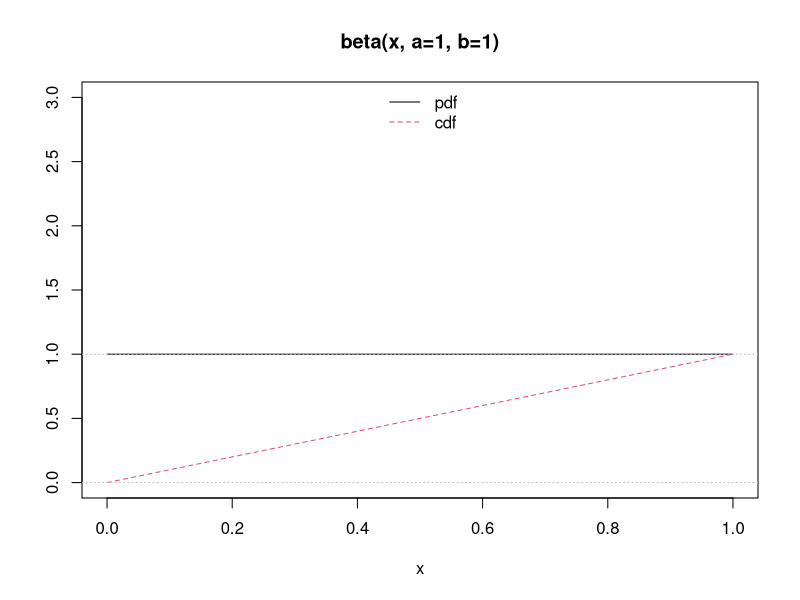
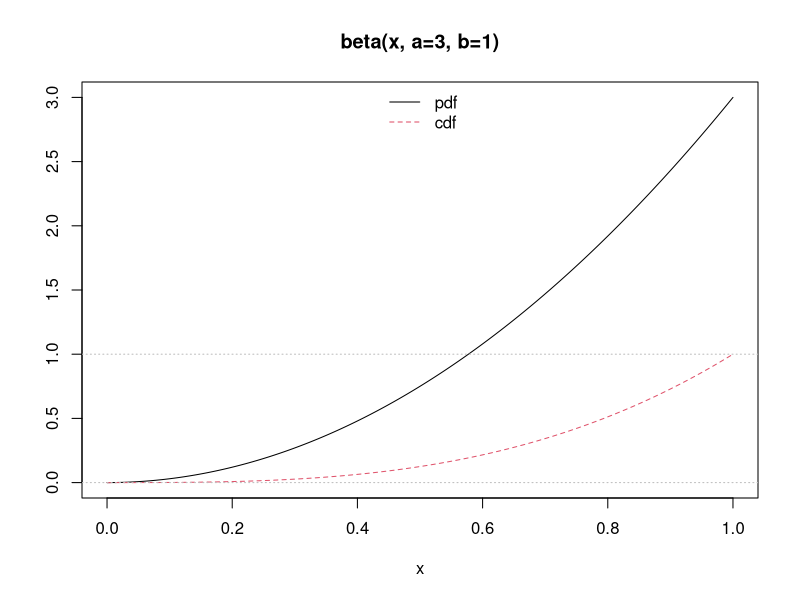
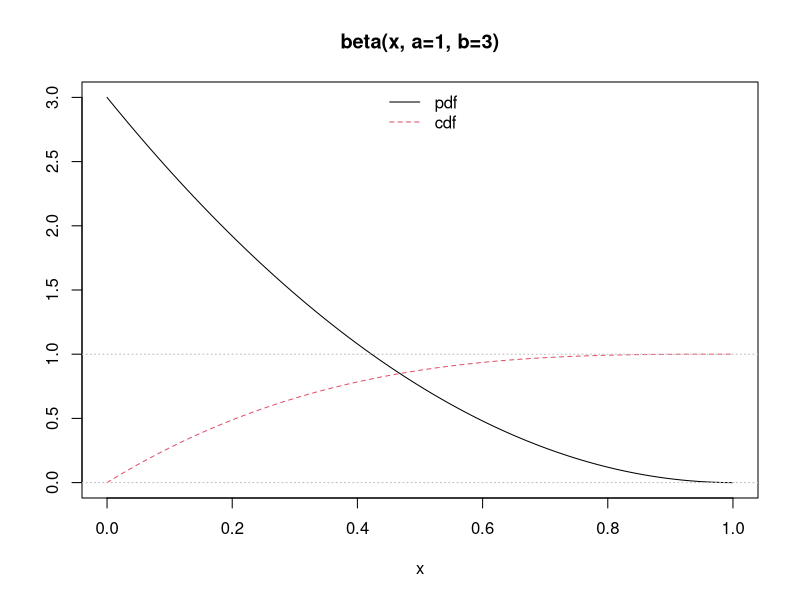
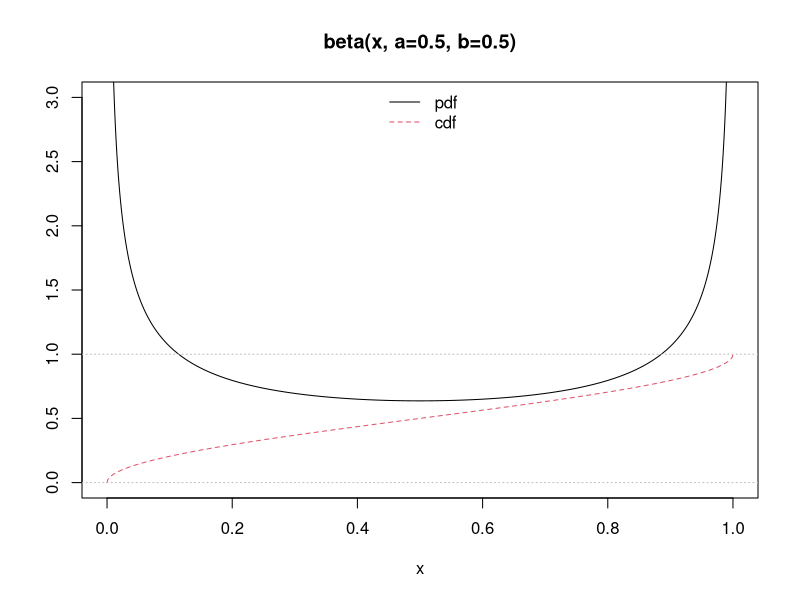
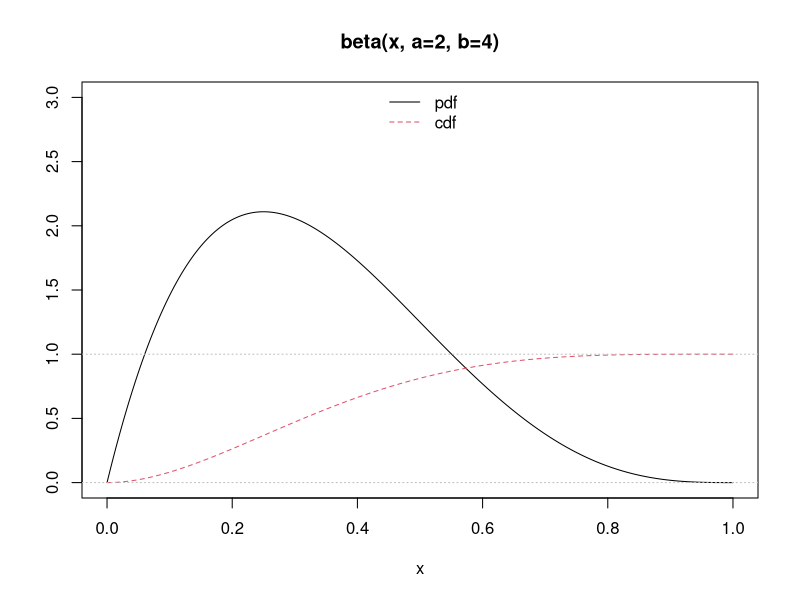
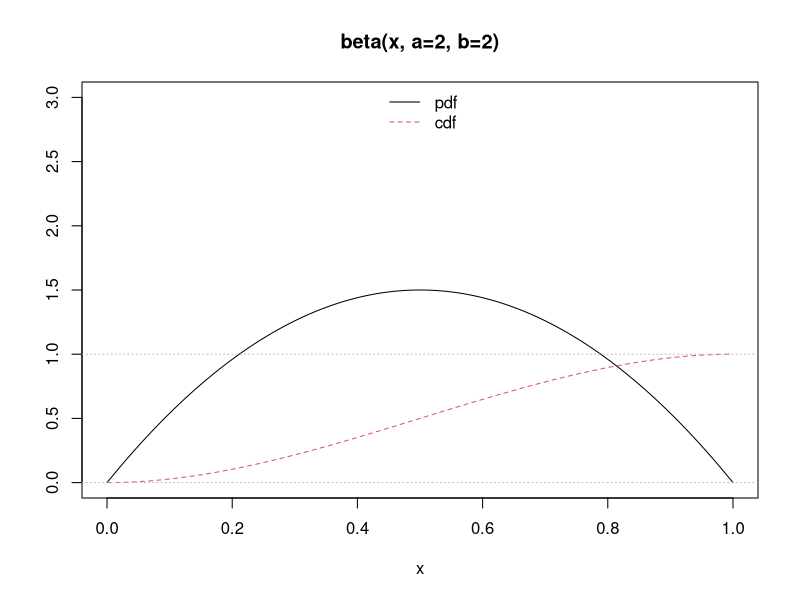
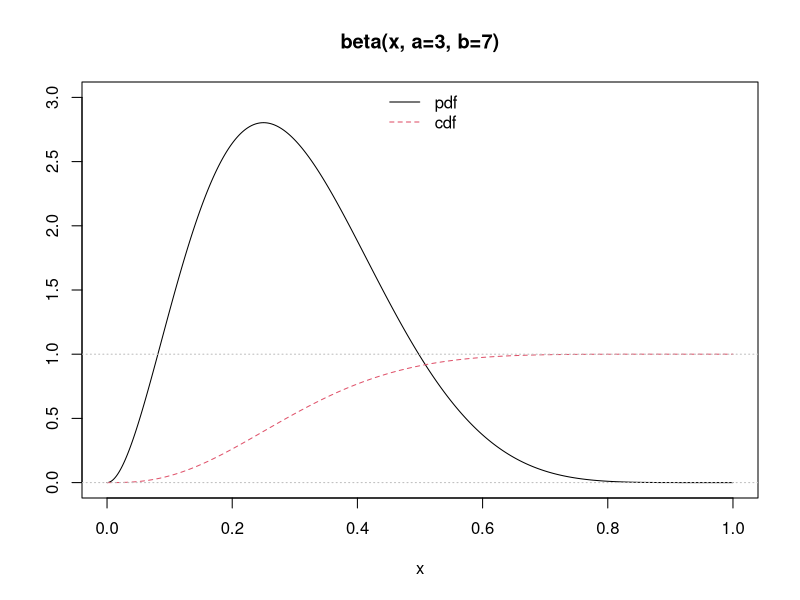
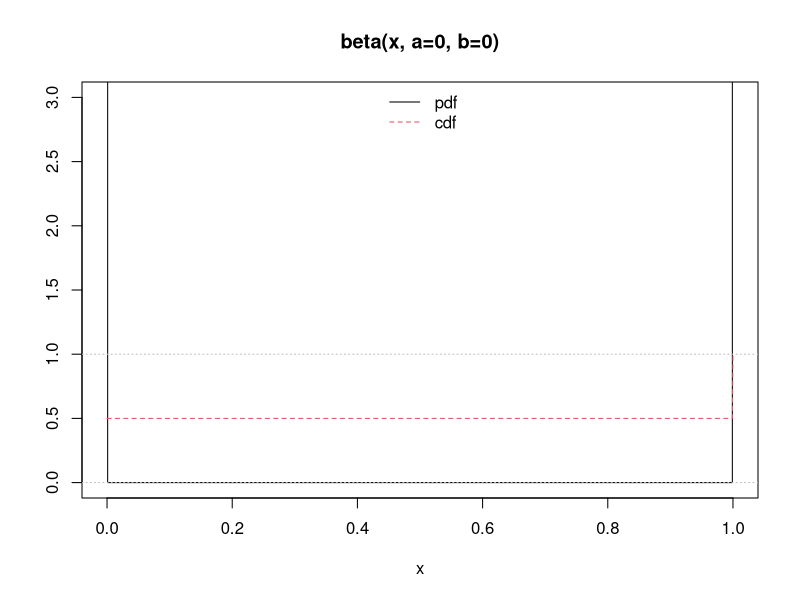

Here is the R script that generated these plots, in order:
#########################################################
## Bayesian Statistics: introduction
## Instructor: Jason Guo
## Quant III Lab 10
#########################################################

################################
# Simulate beta distribution ###
################################
library(foreign)
library(ggplot2)
library(gridExtra)

setwd("~/Dropbox/Quant3_TA/TA/w10")

x <- seq(0, 1, length = 21)
dbeta(x, 1, 1)
pbeta(x, 1, 1)

## Visualization, including limit cases:

pl.beta <- function(a,b, ylim = c(0, 3), xlim = c(0, 1)) {
  x <- seq(0, 1, length = 1025)
  fx <- cbind(dbeta(x, a,b), pbeta(x, a,b))
  f <- fx; f[fx == Inf] <- 1e100
  matplot(x, f, ylab="", type="l", ylim=ylim, xlim = xlim,
          main = sprintf("beta(x, a=%g, b=%g)", a,b))
  abline(h = 0:1, col="gray", lty=3)
  legend("top", c("pdf", "cdf"), col = 1:2, lty = 1:3, bty = "n")
}
pl.beta(1,1)
pl.beta(3,1)
pl.beta(1,3)
pl.beta(0.5,0.5)
pl.beta(2, 4)
pl.beta(2, 2)
pl.beta(3, 7)
pl.beta(0, 0)   ## point masses at  {0, 1}

pl.beta(0, 2)   ## point mass at 0 ; the same as
pl.beta(1, Inf)

pl.beta(Inf, 2) ## point mass at 1 ; the same as
pl.beta(3, 0)

pl.beta(Inf, Inf)# point mass at 1/2



##########################################################################
# beta prior and binomial likelihood, solve for posterior analytically ###
##########################################################################

# Simulate data
n <- 82
s <- 73
y <- sample(rep(c(0, 1), c(n-s, s)))

# since the y follows binomial distribution, \hat{\pi} should be n_successes/n = 73/82 = 0.8902
# let't check with MLE
fn <- function(pi){
  l <- -sum(dbinom(y, 1, pi, log = TRUE))
}

mle <- optim(0.05, fn, method="BFGS", hessian = TRUE)
mle$par

# if prior is an uninformative prior (beta(1,1)), then the posterior should be beta(74, 10)
plot.bayes <- function(a1, b1){
  x <- seq(0, 1, length = 100)
  prior.d <- dbeta(x, a1, b1)
  post.d <- dbeta(x, a1 + s, b1 + n - s)
  data <- data.frame(x, prior.d, post.d)
  p <- ggplot(data, mapping = aes(x = x))  + geom_line(aes(y = post.d, color = "posterior", linetype = "posterior"))
  p <- p + geom_line(mapping = aes(y = prior.d, color = "prior", linetype = "prior"))
  p <- p + theme_bw() + theme(panel.border = element_rect(colour = "black", size = 1),
                              panel.grid.major = element_blank(), panel.grid.minor = element_blank(),
                              axis.title.y = element_blank(), axis.ticks.y = element_blank(),
                              axis.text.y=element_blank(), legend.key = element_blank())
  p <- p + geom_vline(aes(xintercept = s/n, color = "mle", linetype = "mle"))
  p <- p + xlab(expression(pi)) 
  p <- p + scale_linetype_manual(name = "Lines", values = c("posterior" = 2, "prior" = 2, "mle" = 1))
  p <- p + scale_colour_manual(name = "Lines", values = c("posterior" = "blue", "prior" = "red", "mle" = "black"))
  p <- p + ggtitle(sprintf("beta(%g, %g) prior with n = %g", a1, b1, n))
  p
}

pdf("binomial_beta_2.pdf", height = 8, width = 10)
grid.arrange(plot.bayes(1, 1), plot.bayes(2, 4),
             plot.bayes(2, 12), ncol=2)
dev.off()


#########################################################
## posterior is getting close to MLE when n is large ####
#########################################################

n <- 82 * 20
s <- 73 * 20
y <- sample(rep(c(0, 1), c((n-s)*20, s*20)))

pdf("post_n_large_2.pdf", height = 8, width = 10)
grid.arrange(plot.bayes(1, 1), plot.bayes(2, 4),
             plot.bayes(2, 12), ncol=2)
dev.off()


